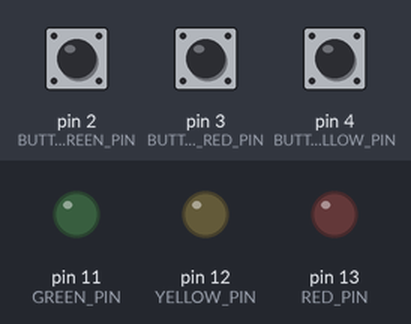
A sketch run on a simulated Arduino Uno, built with avr-gcc and run on an emulated ATmega328P. On the bench: output pins drawn as LEDs (lit = HIGH). Inputs (shaded band) come from the test bench; at power-on: pin 2 (BUTTON_GREEN_PIN) HIGH, pin 3 (BUTTON_RED_PIN) LOW, pin 4 (BUTTON_YELLOW_PIN) HIGH.

Above: at 1.2 s.
1.3 s: pin 2 (BUTTON_GREEN_PIN) pulled LOW for 0.15 s
At 2.5 s:
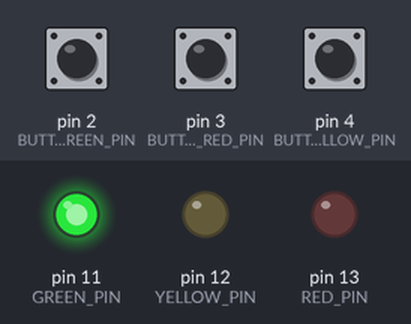
2.9 s: pin 3 (BUTTON_RED_PIN) pulled HIGH for 0.15 s
At 3.9 s:
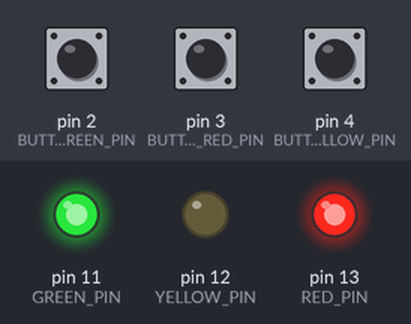
4.5 s: pin 4 (BUTTON_YELLOW_PIN) pulled LOW for 0.15 s
At 5.1 s:
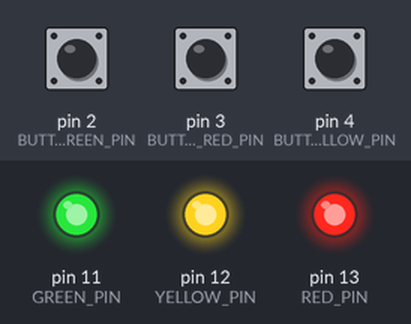
Timing chart, 0 to 7.5 s (numbered marks = the images above; inputs shaded):
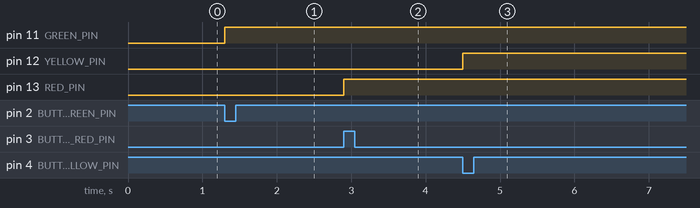

The sketch:

Act4.1_part1.ino
```cpp
#define  BUTTON_RED_PIN 3
#define RED_PIN 13
#define  BUTTON_YELLOW_PIN 4
#define YELLOW_PIN 12
#define  BUTTON_GREEN_PIN 2
#define GREEN_PIN 11

void setup() {
  // put your setup code here, to run once:
  //Serial.begin(9600);
  pinMode(BUTTON_RED_PIN, INPUT);
  pinMode(RED_PIN, OUTPUT);
  pinMode(BUTTON_YELLOW_PIN, INPUT);
  pinMode(YELLOW_PIN, OUTPUT);
  pinMode(BUTTON_GREEN_PIN, INPUT_PULLUP);
  pinMode(GREEN_PIN, OUTPUT);
}

void loop() {
  // put your main code here, to run repeatedly:

  if(digitalRead(BUTTON_RED_PIN) == HIGH)
  {
    digitalWrite(RED_PIN, HIGH);
  }


  if(digitalRead(BUTTON_YELLOW_PIN) == LOW)
  {
    digitalWrite(YELLOW_PIN, HIGH);
  }

  if(digitalRead(BUTTON_GREEN_PIN) == LOW)
  {
    digitalWrite(GREEN_PIN, HIGH);
  }

}
```

Measured:
- after the input at 1.3 s, pin 11 (GREEN_PIN): LOW → HIGH at once
- after the input at 2.9 s, pin 13 (RED_PIN): LOW → HIGH at once
- after the input at 4.5 s, pin 12 (YELLOW_PIN): LOW → HIGH at once
